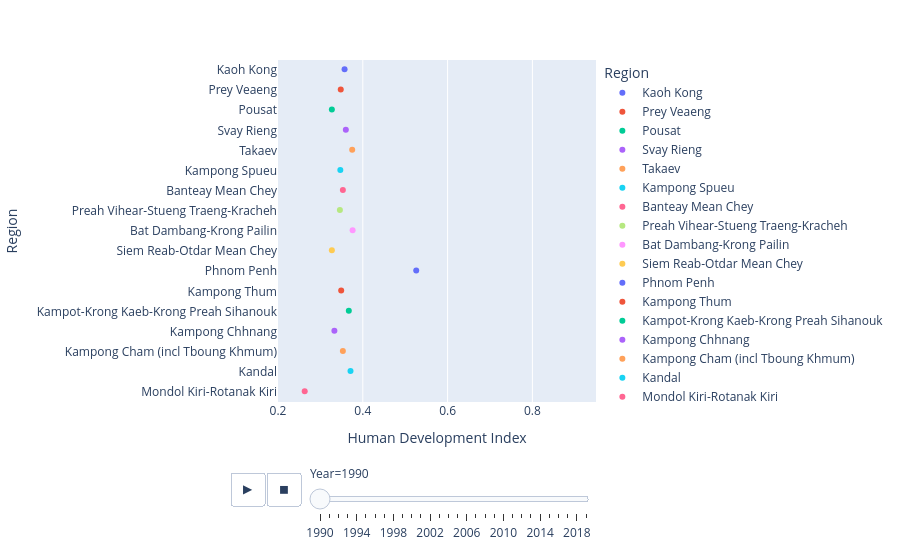

The notebook cell this image was saved under:
### Markdown cell above
- How is our development indicator disbributed across the 339 municipalities and 9 departments of Bolivia?

### Code cell
# Creating a strip plot using Plotly Express
px.strip(
    df1,
    x=INDICATOR1,                 # Data for x-axis
    y=ADM1,                      # Data for y-axis
    color=ADM1,                  # Color grouping based on 'dep'
    animation_frame= 'year',
    range_x= [0.20, 0.95],
    hover_name=ADM3,             # Municipality for hover tooltip
    hover_data=[ADM1, INDICATOR1, INDICATOR2, INDICATOR3, INDICATOR4, INDICATOR5, INDICATOR6, INDICATOR7],     # Additional data for hover tooltip
    labels=dict(data_dict)        # Custom labels from data_dict
)

### Figure 1 — Plotly figure (JSON) as saved in the notebook; plotly's stock layout.template omitted (floating-point values rounded to 4 significant figures)
{"data": [{"alignmentgroup": "True", "boxpoints": "all", "customdata": [[0.566, 0.355, 0.227, 91.1, 6.957, 1050.0]], "fillcolor": "rgba(255,255,255,0)", "hoveron": "points", "hovertemplate": "<b>%{hovertext}</b><br><br>Region=%{y}<br>Year=1990<br>Human Development Index=%{x}<br>Health Index=%{customdata[0]}<br>Income Index=%{customdata[1]}<br>Education Index=%{customdata[2]}<br>Population=%{customdata[3]}<br>Logged Gross National Income per Capita=%{customdata[4]}<br>Gross National Income per Capita=%{customdata[5]}<extra></extra>", "hovertext": ["Kaoh Kong"], "legendgroup": "Kaoh Kong", "line": {"color": "rgba(255,255,255,0)"}, "marker": {"color": "#636efa"}, "name": "Kaoh Kong", "offsetgroup": "Kaoh Kong", "orientation": "h", "pointpos": 0, "showlegend": true, "type": "box", "x": [0.357], "x0": " ", "xaxis": "x", "y": ["Kaoh Kong"], "y0": " ", "yaxis": "y"}, {"alignmentgroup": "True", "boxpoints": "all", "customdata": [[0.478, 0.335, 0.263, 742.5, 6.822, 918.0]], "fillcolor": "rgba(255,255,255,0)", "hoveron": "points", "hovertemplate": "<b>%{hovertext}</b><br><br>Region=%{y}<br>Year=1990<br>Human Development Index=%{x}<br>Health Index=%{customdata[0]}<br>Income Index=%{customdata[1]}<br>Education Index=%{customdata[2]}<br>Population=%{customdata[3]}<br>Logged Gross National Income per Capita=%{customdata[4]}<br>Gross National Income per Capita=%{customdata[5]}<extra></extra>", "hovertext": ["Prey Veaeng"], "legendgroup": "Prey Veaeng", "line": {"color": "rgba(255,255,255,0)"}, "marker": {"color": "#EF553B"}, "name": "Prey Veaeng", "offsetgroup": "Prey Veaeng", "orientation": "h", "pointpos": 0, "showlegend": true, "type": "box", "x": [0.348], "x0": " ", "xaxis": "x", "y": ["Prey Veaeng"], "y0": " ", "yaxis": "y"}, {"alignmentgroup": "True", "boxpoints": "all", "customdata": [[0.454, 0.329, 0.235, 270.5, 6.781, 880.7]], "fillcolor": "rgba(255,255,255,0)", "hoveron": "points", "hovertemplate": "<b>%{hovertext}</b><br><br>Region=%{y}<br>Year=1990<br>Human Development Index=%{x}<br>Health Index=%{customdata[0]}<br>Income Index=%{customdata[1]}<br>Education Index=%{customdata[2]}<br>Population=%{customdata[3]}<br>Logged Gross National Income per Capita=%{customdata[4]}<br>Gross National Income per Capita=%{customdata[5]}<extra></extra>", "hovertext": ["Pousat"], "legendgroup": "Pousat", "line": {"color": "rgba(255,255,255,0)"}, "marker": {"color": "#00cc96"}, "name": "Pousat", "offsetgroup": "Pousat", "orientation": "h", "pointpos": 0, "showlegend": true, "type": "box", "x": [0.327], "x0": " ", "xaxis": "x", "y": ["Pousat"], "y0": " ", "yaxis": "y"}, {"alignmentgroup": "True", "boxpoints": "all", "customdata": [[0.506, 0.334, 0.277, 394.8, 6.818, 914.3]], "fillcolor": "rgba(255,255,255,0)", "hoveron": "points", "hovertemplate": "<b>%{hovertext}</b><br><br>Region=%{y}<br>Year=1990<br>Human Development Index=%{x}<br>Health Index=%{customdata[0]}<br>Income Index=%{customdata[1]}<br>Education Index=%{customdata[2]}<br>Population=%{customdata[3]}<br>Logged Gross National Income per Capita=%{customdata[4]}<br>Gross National Income per Capita=%{customdata[5]}<extra></extra>", "hovertext": ["Svay Rieng"], "legendgroup": "Svay Rieng", "line": {"color": "rgba(255,255,255,0)"}, "marker": {"color": "#ab63fa"}, "name": "Svay Rieng", "offsetgroup": "Svay Rieng", "orientation": "h", "pointpos": 0, "showlegend": true, "type": "box", "x": [0.36], "x0": " ", "xaxis": "x", "y": ["Svay Rieng"], "y0": " ", "yaxis": "y"}, {"alignmentgroup": "True", "boxpoints": "all", "customdata": [[0.522, 0.328, 0.308, 642.4, 6.777, 877.4]], "fillcolor": "rgba(255,255,255,0)", "hoveron": "points", "hovertemplate": "<b>%{hovertext}</b><br><br>Region=%{y}<br>Year=1990<br>Human Development Index=%{x}<br>Health Index=%{customdata[0]}<br>Income Index=%{customdata[1]}<br>Education Index=%{customdata[2]}<br>Population=%{customdata[3]}<br>Logged Gross National Income per Capita=%{customdata[4]}<br>Gross National Income per Capita=%{customdata[5]}<extra></extra>", "hovertext": ["Takaev"], "legendgroup": "Takaev", "line": {"color": "rgba(255,255,255,0)"}, "marker": {"color": "#FFA15A"}, "name": "Takaev", "offsetgroup": "Takaev", "orientation": "h", "pointpos": 0, "showlegend": true, "type": "box", "x": [0.375], "x0": " ", "xaxis": "x", "y": ["Takaev"], "y0": " ", "yaxis": "y"}, {"alignmentgroup": "True", "boxpoints": "all", "customdata": [[0.569, 0.309, 0.237, 481.3, 6.649, 772.3]], "fillcolor": "rgba(255,255,255,0)", "hoveron": "points", "hovertemplate": "<b>%{hovertext}</b><br><br>Region=%{y}<br>Year=1990<br>Human Development Index=%{x}<br>Health Index=%{customdata[0]}<br>Income Index=%{customdata[1]}<br>Education Index=%{customdata[2]}<br>Population=%{customdata[3]}<br>Logged Gross National Income per Capita=%{customdata[4]}<br>Gross National Income per Capita=%{customdata[5]}<extra></extra>", "hovertext": ["Kampong Spueu"], "legendgroup": "Kampong Spueu", "line": {"color": "rgba(255,255,255,0)"}, "marker": {"color": "#19d3f3"}, "name": "Kampong Spueu", "offsetgroup": "Kampong Spueu", "orientation": "h", "pointpos": 0, "showlegend": true, "type": "box", "x": [0.347], "x0": " ", "xaxis": "x", "y": ["Kampong Spueu"], "y0": " ", "yaxis": "y"}, {"alignmentgroup": "True", "boxpoints": "all", "customdata": [[0.538, 0.327, 0.251, 417.1, 6.768, 869.3]], "fillcolor": "rgba(255,255,255,0)", "hoveron": "points", "hovertemplate": "<b>%{hovertext}</b><br><br>Region=%{y}<br>Year=1990<br>Human Development Index=%{x}<br>Health Index=%{customdata[0]}<br>Income Index=%{customdata[1]}<br>Education Index=%{customdata[2]}<br>Population=%{customdata[3]}<br>Logged Gross National Income per Capita=%{customdata[4]}<br>Gross National Income per Capita=%{customdata[5]}<extra></extra>", "hovertext": ["Banteay Mean Chey"], "legendgroup": "Banteay Mean Chey", "line": {"color": "rgba(255,255,255,0)"}, "marker": {"color": "#FF6692"}, "name": "Banteay Mean Chey", "offsetgroup": "Banteay Mean Chey", "orientation": "h", "pointpos": 0, "showlegend": true, "type": "box", "x": [0.353], "x0": " ", "xaxis": "x", "y": ["Banteay Mean Chey"], "y0": " ", "yaxis": "y"}, {"alignmentgroup": "True", "boxpoints": "all", "customdata": [[0.52, 0.326, 0.243, 356.5, 6.766, 867.4]], "fillcolor": "rgba(255,255,255,0)", "hoveron": "points", "hovertemplate": "<b>%{hovertext}</b><br><br>Region=%{y}<br>Year=1990<br>Human Development Index=%{x}<br>Health Index=%{customdata[0]}<br>Income Index=%{customdata[1]}<br>Education Index=%{customdata[2]}<br>Population=%{customdata[3]}<br>Logged Gross National Income per Capita=%{customdata[4]}<br>Gross National Income per Capita=%{customdata[5]}<extra></extra>", "hovertext": ["Preah Vihear-Stueng Traeng-Kracheh"], "legendgroup": "Preah Vihear-Stueng Traeng-Kracheh", "line": {"color": "rgba(255,255,255,0)"}, "marker": {"color": "#B6E880"}, "name": "Preah Vihear-Stueng Traeng-Kracheh", "offsetgroup": "Preah Vihear-Stueng Traeng-Kracheh", "orientation": "h", "pointpos": 0, "showlegend": true, "type": "box", "x": [0.346], "x0": " ", "xaxis": "x", "y": ["Preah Vihear-Stueng Traeng-Kracheh"], "y0": " ", "yaxis": "y"}, {"alignmentgroup": "True", "boxpoints": "all", "customdata": [[0.51, 0.357, 0.292, 628.0, 6.966, 1060.0]], "fillcolor": "rgba(255,255,255,0)", "hoveron": "points", "hovertemplate": "<b>%{hovertext}</b><br><br>Region=%{y}<br>Year=1990<br>Human Development Index=%{x}<br>Health Index=%{customdata[0]}<br>Income Index=%{customdata[1]}<br>Education Index=%{customdata[2]}<br>Population=%{customdata[3]}<br>Logged Gross National Income per Capita=%{customdata[4]}<br>Gross National Income per Capita=%{customdata[5]}<extra></extra>", "hovertext": ["Bat Dambang-Krong Pailin"], "legendgroup": "Bat Dambang-Krong Pailin", "line": {"color": "rgba(255,255,255,0)"}, "marker": {"color": "#FF97FF"}, "name": "Bat Dambang-Krong Pailin", "offsetgroup": "Bat Dambang-Krong Pailin", "orientation": "h", "pointpos": 0, "showlegend": true, "type": "box", "x": [0.376], "x0": " ", "xaxis": "x", "y": ["Bat Dambang-Krong Pailin"], "y0": " ", "yaxis": "y"}, {"alignmentgroup": "True", "boxpoints": "all", "customdata": [[0.513, 0.325, 0.209, 611.2, 6.759, 861.5]], "fillcolor": "rgba(255,255,255,0)", "hoveron": "points", "hovertemplate": "<b>%{hovertext}</b><br><br>Region=%{y}<br>Year=1990<br>Human Development Index=%{x}<br>Health Index=%{customdata[0]}<br>Income Index=%{customdata[1]}<br>Education Index=%{customdata[2]}<br>Population=%{customdata[3]}<br>Logged Gross National Income per Capita=%{customdata[4]}<br>Gross National Income per Capita=%{customdata[5]}<extra></extra>", "hovertext": ["Siem Reab-Otdar Mean Chey"], "legendgroup": "Siem Reab-Otdar Mean Chey", "line": {"color": "rgba(255,255,255,0)"}, "marker": {"color": "#FECB52"}, "name": "Siem Reab-Otdar Mean Chey", "offsetgroup": "Siem Reab-Otdar Mean Chey", "orientation": "h", "pointpos": 0, "showlegend": true, "type": "box", "x": [0.327], "x0": " ", "xaxis": "x", "y": ["Siem Reab-Otdar Mean Chey"], "y0": " ", "yaxis": "y"}, {"alignmentgroup": "True", "boxpoints": "all", "customdata": [[0.646, 0.534, 0.421, 780.9, 8.137, 3420.0]], "fillcolor": "rgba(255,255,255,0)", "hoveron": "points", "hovertemplate": "<b>%{hovertext}</b><br><br>Region=%{y}<br>Year=1990<br>Human Development Index=%{x}<br>Health Index=%{customdata[0]}<br>Income Index=%{customdata[1]}<br>Education Index=%{customdata[2]}<br>Population=%{customdata[3]}<br>Logged Gross National Income per Capita=%{customdata[4]}<br>Gross National Income per Capita=%{customdata[5]}<extra></extra>", "hovertext": ["Phnom Penh"], "legendgroup": "Phnom Penh", "line": {"color": "rgba(255,255,255,0)"}, "marker": {"color": "#636efa"}, "name": "Phnom Penh", "offsetgroup": "Phnom Penh", "orientation": "h", "pointpos": 0, "showlegend": true, "type": "box", "x": [0.526], "x0": " ", "xaxis": "x", "y": ["Phnom Penh"], "y0": " ", "yaxis": "y"}, {"alignmentgroup": "True", "boxpoints": "all", "customdata": [[0.553, 0.315, 0.245, 466.2, 6.69, 804.3]], "fillcolor": "rgba(255,255,255,0)", "hoveron": "points", "hovertemplate": "<b>%{hovertext}</b><br><br>Region=%{y}<br>Year=1990<br>Human Development Index=%{x}<br>Health Index=%{customdata[0]}<br>Income Index=%{customdata[1]}<br>Education Index=%{customdata[2]}<br>Population=%{customdata[3]}<br>Logged Gross National Income per Capita=%{customdata[4]}<br>Gross National Income per Capita=%{customdata[5]}<extra></extra>", "hovertext": ["Kampong Thum"], "legendgroup": "Kampong Thum", "line": {"color": "rgba(255,255,255,0)"}, "marker": {"color": "#EF553B"}, "name": "Kampong Thum", "offsetgroup": "Kampong Thum", "orientation": "h", "pointpos": 0, "showlegend": true, "type": "box", "x": [0.349], "x0": " ", "xaxis": "x", "y": ["Kampong Thum"], "y0": " ", "yaxis": "y"}, {"alignmentgroup": "True", "boxpoints": "all", "customdata": [[0.513, 0.332, 0.291, 594.7, 6.802, 899.7]], "fillcolor": "rgba(255,255,255,0)", "hoveron": "points", "hovertemplate": "<b>%{hovertext}</b><br><br>Region=%{y}<br>Year=1990<br>Human Development Index=%{x}<br>Health Index=%{customdata[0]}<br>Income Index=%{customdata[1]}<br>Education Index=%{customdata[2]}<br>Population=%{customdata[3]}<br>Logged Gross National Income per Capita=%{customdata[4]}<br>Gross National Income per Capita=%{customdata[5]}<extra></extra>", "hovertext": ["Kampot-Krong Kaeb-Krong Preah Sihanouk"], "legendgroup": "Kampot-Krong Kaeb-Krong Preah Sihanouk", "line": {"color": "rgba(255,255,255,0)"}, "marker": {"color": "#00cc96"}, "name": "Kampot-Krong Kaeb-Krong Preah Sihanouk", "offsetgroup": "Kampot-Krong Kaeb-Krong Preah Sihanouk", "orientation": "h", "pointpos": 0, "showlegend": true, "type": "box", "x": [0.367], "x0": " ", "xaxis": "x", "y": ["Kampot-Krong Kaeb-Krong Preah Sihanouk"], "y0": " ", "yaxis": "y"}, {"alignmentgroup": "True", "boxpoints": "all", "customdata": [[0.468, 0.333, 0.237, 346.4, 6.812, 908.4]], "fillcolor": "rgba(255,255,255,0)", "hoveron": "points", "hovertemplate": "<b>%{hovertext}</b><br><br>Region=%{y}<br>Year=1990<br>Human Development Index=%{x}<br>Health Index=%{customdata[0]}<br>Income Index=%{customdata[1]}<br>Education Index=%{customdata[2]}<br>Population=%{customdata[3]}<br>Logged Gross National Income per Capita=%{customdata[4]}<br>Gross National Income per Capita=%{customdata[5]}<extra></extra>", "hovertext": ["Kampong Chhnang"], "legendgroup": "Kampong Chhnang", "line": {"color": "rgba(255,255,255,0)"}, "marker": {"color": "#ab63fa"}, "name": "Kampong Chhnang", "offsetgroup": "Kampong Chhnang", "orientation": "h", "pointpos": 0, "showlegend": true, "type": "box", "x": [0.333], "x0": " ", "xaxis": "x", "y": ["Kampong Chhnang"], "y0": " ", "yaxis": "y"}, {"alignmentgroup": "True", "boxpoints": "all", "customdata": [[0.5, 0.34, 0.258, 1175.0, 6.853, 946.6]], "fillcolor": "rgba(255,255,255,0)", "hoveron": "points", "hovertemplate": "<b>%{hovertext}</b><br><br>Region=%{y}<br>Year=1990<br>Human Development Index=%{x}<br>Health Index=%{customdata[0]}<br>Income Index=%{customdata[1]}<br>Education Index=%{customdata[2]}<br>Population=%{customdata[3]}<br>Logged Gross National Income per Capita=%{customdata[4]}<br>Gross National Income per Capita=%{customdata[5]}<extra></extra>", "hovertext": ["Kampong Cham (incl Tboung Khmum)"], "legendgroup": "Kampong Cham (incl Tboung Khmum)", "line": {"color": "rgba(255,255,255,0)"}, "marker": {"color": "#FFA15A"}, "name": "Kampong Cham (incl Tboung Khmum)", "offsetgroup": "Kampong Cham (incl Tboung Khmum)", "orientation": "h", "pointpos": 0, "showlegend": true, "type": "box", "x": [0.353], "x0": " ", "xaxis": "x", "y": ["Kampong Cham (incl Tboung Khmum)"], "y0": " ", "yaxis": "y"}, {"alignmentgroup": "True", "boxpoints": "all", "customdata": [[0.537, 0.34, 0.28, 875.7, 6.858, 951.6]], "fillcolor": "rgba(255,255,255,0)", "hoveron": "points", "hovertemplate": "<b>%{hovertext}</b><br><br>Region=%{y}<br>Year=1990<br>Human Development Index=%{x}<br>Health Index=%{customdata[0]}<br>Income Index=%{customdata[1]}<br>Education Index=%{customdata[2]}<br>Population=%{customdata[3]}<br>Logged Gross National Income per Capita=%{customdata[4]}<br>Gross National Income per Capita=%{customdata[5]}<extra></extra>", "hovertext": ["Kandal"], "legendgroup": "Kandal", "line": {"color": "rgba(255,255,255,0)"}, "marker": {"color": "#19d3f3"}, "name": "Kandal", "offsetgroup": "Kandal", "orientation": "h", "pointpos": 0, "showlegend": true, "type": "box", "x": [0.371], "x0": " ", "xaxis": "x", "y": ["Kandal"], "y0": " ", "yaxis": "y"}, {"alignmentgroup": "True", "boxpoints": "all", "customdata": [[0.413, 0.324, 0.136, 101.0, 6.75, 854.4]], "fillcolor": "rgba(255,255,255,0)", "hoveron": "points", "hovertemplate": "<b>%{hovertext}</b><br><br>Region=%{y}<br>Year=1990<br>Human Development Index=%{x}<br>Health Index=%{customdata[0]}<br>Income Index=%{customdata[1]}<br>Education Index=%{customdata[2]}<br>Population=%{customdata[3]}<br>Logged Gross National Income per Capita=%{customdata[4]}<br>Gross National Income per Capita=%{customdata[5]}<extra></extra>", "hovertext": ["Mondol Kiri-Rotanak Kiri"], "legendgroup": "Mondol Kiri-Rotanak Kiri", "line": {"color": "rgba(255,255,255,0)"}, "marker": {"color": "#FF6692"}, "name": "Mondol Kiri-Rotanak Kiri", "offsetgroup": "Mondol Kiri-Rotanak Kiri", "orientation": "h", "pointpos": 0, "showlegend": true, "type": "box", "x": [0.263], "x0": " ", "xaxis": "x", "y": ["Mondol Kiri-Rotanak Kiri"], "y0": " ", "yaxis": "y"}], "layout": {"boxmode": "overlay", "legend": {"title": {"text": "Region"}, "tracegroupgap": 0}, "margin": {"t": 60}, "sliders": [{"active": 0, "currentvalue": {"prefix": "Year="}, "len": 0.9, "pad": {"b": 10, "t": 60}, "steps": [{"args": [["1990"], {"frame": {"duration": 0, "redraw": true}, "fromcurrent": true, "mode": "immediate", "transition": {"duration": 0, "easing": "linear"}}], "label": "1990", "method": "animate"}, {"args": [["1991"], {"frame": {"duration": 0, "redraw": true}, "fromcurrent": true, "mode": "immediate", "transition": {"duration": 0, "easing": "linear"}}], "label": "1991", "method": "animate"}, {"args": [["1992"], {"frame": {"duration": 0, "redraw": true}, "fromcurrent": true, "mode": "immediate", "transition": {"duration": 0, "easing": "linear"}}], "label": "1992", "method": "animate"}, {"args": [["1993"], {"frame": {"duration": 0, "redraw": true}, "fromcurrent": true, "mode": "immediate", "transition": {"duration": 0, "easing": "linear"}}], "label": "1993", "method": "animate"}, {"args": [["1994"], {"frame": {"duration": 0, "redraw": true}, "fromcurrent": true, "mode": "immediate", "transition": {"duration": 0, "easing": "linear"}}], "label": "1994", "method": "animate"}, {"args": [["1995"], {"frame": {"duration": 0, "redraw": true}, "fromcurrent": true, "mode": "immediate", "transition": {"duration": 0, "easing": "linear"}}], "label": "1995", "method": "animate"}, {"args": [["1996"], {"frame": {"duration": 0, "redraw": true}, "fromcurrent": true, "mode": "immediate", "transition": {"duration": 0, "easing": "linear"}}], "label": "1996", "method": "animate"}, {"args": [["1997"], {"frame": {"duration": 0, "redraw": true}, "fromcurrent": true, "mode": "immediate", "transition": {"duration": 0, "easing": "linear"}}], "label": "1997", "method": "animate"}, {"args": [["1998"], {"frame": {"duration": 0, "redraw": true}, "fromcurrent": true, "mode": "immediate", "transition": {"duration": 0, "easing": "linear"}}], "label": "1998", "method": "animate"}, {"args": [["1999"], {"frame": {"duration": 0, "redraw": true}, "fromcurrent": true, "mode": "immediate", "transition": {"duration": 0, "easing": "linear"}}], "label": "1999", "method": "animate"}, {"args": [["2000"], {"frame": {"duration": 0, "redraw": true}, "fromcurrent": true, "mode": "immediate", "transition": {"duration": 0, "easing": "linear"}}], "label": "2000", "method": "animate"}, {"args": [["2001"], {"frame": {"duration": 0, "redraw": true}, "fromcurrent": true, "mode": "immediate", "transition": {"duration": 0, "easing": "linear"}}], "label": "2001", "method": "animate"}, {"args": [["2002"], {"frame": {"duration": 0, "redraw": true}, "fromcurrent": true, "mode": "immediate", "transition": {"duration": 0, "easing": "linear"}}], "label": "2002", "method": "animate"}, {"args": [["2003"], {"frame": {"duration": 0, "redraw": true}, "fromcurrent": true, "mode": "immediate", "transition": {"duration": 0, "easing": "linear"}}], "label": "2003", "method": "animate"}, {"args": [["2004"], {"frame": {"duration": 0, "redraw": true}, "fromcurrent": true, "mode": "immediate", "transition": {"duration": 0, "easing": "linear"}}], "label": "2004", "method": "animate"}, {"args": [["2005"], {"frame": {"duration": 0, "redraw": true}, "fromcurrent": true, "mode": "immediate", "transition": {"duration": 0, "easing": "linear"}}], "label": "2005", "method": "animate"}, {"args": [["2006"], {"frame": {"duration": 0, "redraw": true}, "fromcurrent": true, "mode": "immediate", "transition": {"duration": 0, "easing": "linear"}}], "label": "2006", "method": "animate"}, {"args": [["2007"], {"frame": {"duration": 0, "redraw": true}, "fromcurrent": true, "mode": "immediate", "transition": {"duration": 0, "easing": "linear"}}], "label": "2007", "method": "animate"}, {"args": [["2008"], {"frame": {"duration": 0, "redraw": true}, "fromcurrent": true, "mode": "immediate", "transition": {"duration": 0, "easing": "linear"}}], "label": "2008", "method": "animate"}, {"args": [["2009"], {"frame": {"duration": 0, "redraw": true}, "fromcurrent": true, "mode": "immediate", "transition": {"duration": 0, "easing": "linear"}}], "label": "2009", "method": "animate"}, {"args": [["2010"], {"frame": {"duration": 0, "redraw": true}, "fromcurrent": true, "mode": "immediate", "transition": {"duration": 0, "easing": "linear"}}], "label": "2010", "method": "animate"}, {"args": [["2011"], {"frame": {"duration": 0, "redraw": true}, "fromcurrent": true, "mode": "immediate", "transition": {"duration": 0, "easing": "linear"}}], "label": "2011", "method": "animate"}, {"args": [["2012"], {"frame": {"duration": 0, "redraw": true}, "fromcurrent": true, "mode": "immediate", "transition": {"duration": 0, "easing": "linear"}}], "label": "2012", "method": "animate"}, {"args": [["2013"], {"frame": {"duration": 0, "redraw": true}, "fromcurrent": true, "mode": "immediate", "transition": {"duration": 0, "easing": "linear"}}], "label": "2013", "method": "animate"}, {"args": [["2014"], {"frame": {"duration": 0, "redraw": true}, "fromcurrent": true, "mode": "immediate", "transition": {"duration": 0, "easing": "linear"}}], "label": "2014", "method": "animate"}, {"args": [["2015"], {"frame": {"duration": 0, "redraw": true}, "fromcurrent": true, "mode": "immediate", "transition": {"duration": 0, "easing": "linear"}}], "label": "2015", "method": "animate"}, {"args": [["2016"], {"frame": {"duration": 0, "redraw": true}, "fromcurrent": true, "mode": "immediate", "transition": {"duration": 0, "easing": "linear"}}], "label": "2016", "method": "animate"}, {"args": [["2017"], {"frame": {"duration": 0, "redraw": true}, "fromcurrent": true, "mode": "immediate", "transition": {"duration": 0, "easing": "linear"}}], "label": "2017", "method": "animate"}, {"args": [["2018"], {"frame": {"duration": 0, "redraw": true}, "fromcurrent": true, "mode": "immediate", "transition": {"duration": 0, "easing": "linear"}}], "label": "2018", "method": "animate"}, {"args": [["2019"], {"frame": {"duration": 0, "redraw": true}, "fromcurrent": true, "mode": "immediate", "transition": {"duration": 0, "easing": "linear"}}], "label": "2019", "method": "animate"}], "x": 0.1, "xanchor": "left", "y": 0, "yanchor": "top"}], "updatemenus": [{"buttons": [{"args": [null, {"frame": {"duration": 500, "redraw": true}, "fromcurrent": true, "mode": "immediate", "transition": {"duration": 500, "easing": "linear"}}], "label": "&#9654;", "method": "animate"}, {"args": [[null], {"frame": {"duration": 0, "redraw": true}, "fromcurrent": true, "mode": "immediate", "transition": {"duration": 0, "easing": "linear"}}], "label": "&#9724;", "method": "animate"}], "direction": "left", "pad": {"r": 10, "t": 70}, "showactive": false, "type": "buttons", "x": 0.1, "xanchor": "right", "y": 0, "yanchor": "top"}], "xaxis": {"anchor": "y", "domain": [0.0, 1.0], "range": [0.2, 0.95], "title": {"text": "Human Development Index"}}, "yaxis": {"anchor": "x", "categoryarray": ["Mondol Kiri-Rotanak Kiri", "Kandal", "Kampong Cham (incl Tboung Khmum)", "Kampong Chhnang", "Kampot-Krong Kaeb-Krong Preah Sihanouk", "Kampong Thum", "Phnom Penh", "Siem Reab-Otdar Mean Chey", "Bat Dambang-Krong Pailin", "Preah Vihear-Stueng Traeng-Kracheh", "Banteay Mean Chey", "Kampong Spueu", "Takaev", "Svay Rieng", "Pousat", "Prey Veaeng", "Kaoh Kong"], "categoryorder": "array", "domain": [0.0, 1.0], "title": {"text": "Region"}}}}
